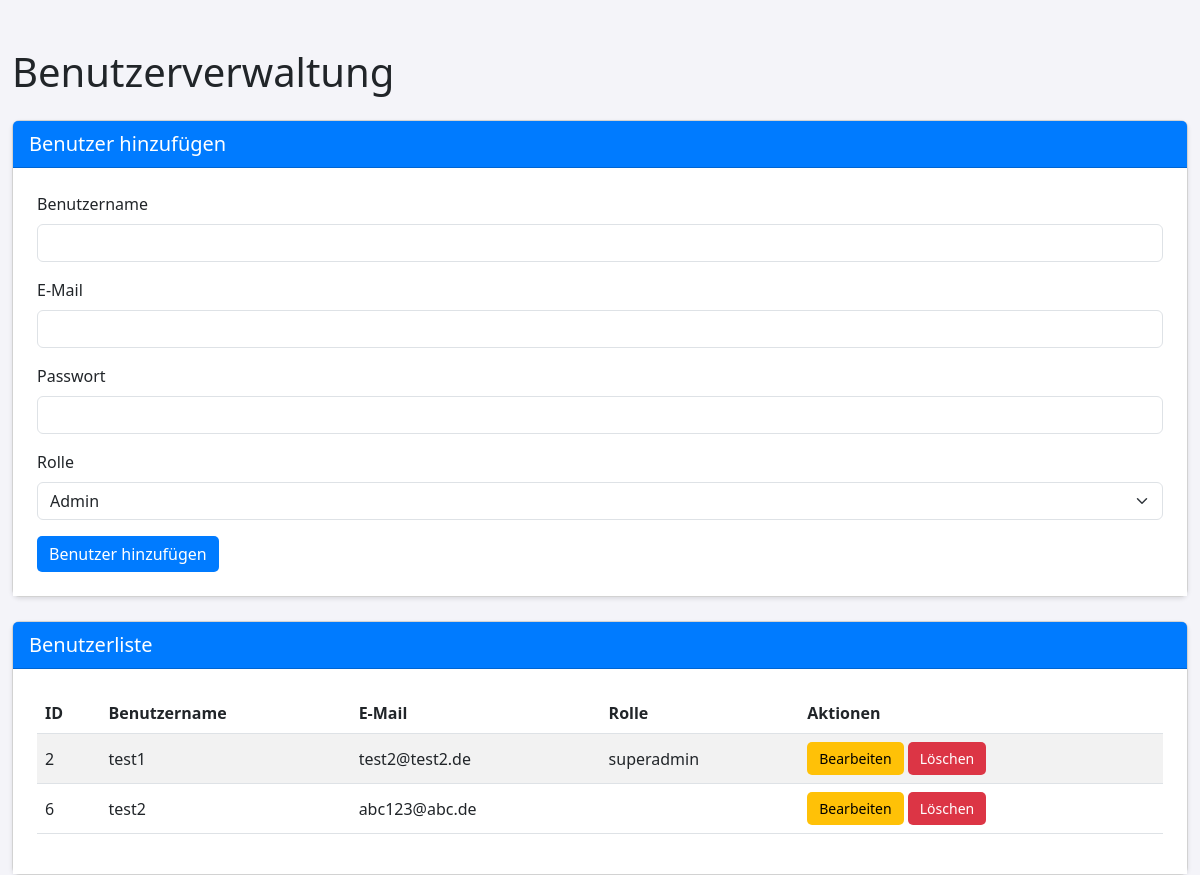
Screenshot of /user_management.php (signed in) with the database file from the repository.
### tables this page shows
CREATE TABLE IF NOT EXISTS `users` (
  `id` int(11) NOT NULL AUTO_INCREMENT,
  `username` varchar(100) NOT NULL,
  `password` varchar(255) NOT NULL,
  `email` varchar(100) NOT NULL,
  `full_name` varchar(100) DEFAULT NULL,
  `role` enum('superadmin','admin','moderator') DEFAULT 'admin',
  `erstellt_am` timestamp NOT NULL DEFAULT current_timestamp(),
  `erstellt von` varchar(255) DEFAULT NULL,
  `letzte_Aenderung_am` timestamp NOT NULL DEFAULT current_timestamp() ON UPDATE current_timestamp(),
  `letzte_Aenderung_von` varchar(255) DEFAULT NULL,
  `avatar` varchar(255) DEFAULT '../uploads/avatars/default.png',
  PRIMARY KEY (`id`)
);

### user_management_backend.php (called while the page is built, shortened)
<?php
require_once "db_connect.php";
$sql = "SELECT id, username, email, role FROM users";
$result = $mysqli->query($sql);
$users = [];
if ($result) {
    while ($row = $result->fetch_assoc()) {
        $users[] = $row;
    }
} else {
    $message = "Fehler beim Abrufen der Benutzerdaten: " . $mysqli->error;
}
return $users;
?>

### user_management.php (the view, shortened to what this page needs)
<?php
require_once "db_connect.php";
require_once "user_management_backend.php";
?>
<!DOCTYPE html>
<html lang="de">
<head>
    <link href="https://cdn.jsdelivr.net/npm/bootstrap@5.3.0-alpha1/dist/css/bootstrap.min.css" rel="stylesheet">
    <link href="css/user_management_style.css" rel="stylesheet">
</head>
<body>
    <div class="container mt-5">
        <h1 class="mb-4">Benutzerverwaltung</h1>
        <div class="card mb-4">
            <div class="card-header">Benutzer hinzufügen</div>
            <div class="card-body">
                <form action="user_management_backend.php" method="POST">
                    <div class="mb-3">
                        <label for="username" class="form-label">Benutzername</label>
                        <input type="text" id="username" name="username" class="form-control" required>
                    </div>
                    <div class="mb-3">
                        <label for="email" class="form-label">E-Mail</label>
                        <input type="email" id="email" name="email" class="form-control" required>
                    </div>
                    <div class="mb-3">
                        <label for="password" class="form-label">Passwort</label>
                        <input type="password" id="password" name="password" class="form-control" required>
                    </div>
                    <div class="mb-3">
                        <label for="role" class="form-label">Rolle</label>
                        <select id="role" name="role" class="form-select" required>
                            <option value="admin">Admin</option>
                        </select>
                    </div>
                    <button type="submit" name="add_user" class="btn btn-primary">Benutzer hinzufügen</button>
                </form>
            </div>
        </div>
        <div class="card">
            <div class="card-header">Benutzerliste</div>
            <div class="card-body">
                <table class="table table-striped">
                    <thead>
                        <tr>
                            <th>ID</th>
                            <th>Benutzername</th>
                            <th>E-Mail</th>
                            <th>Rolle</th>
                            <th>Aktionen</th>
                        </tr>
                    </thead>
                    <tbody>
                        <?php
                        if (!empty($users)) {
                            foreach ($users as $row) {
                                echo "<tr>
                                    <td>" . htmlspecialchars($row['id']) . "</td>
                                    <td>" . htmlspecialchars($row['username']) . "</td>
                                    <td>" . htmlspecialchars($row['email']) . "</td>
                                    <td>" . htmlspecialchars($row['role']) . "</td>
                                    <td>
                                        <a href='edit_user.php?id=" . htmlspecialchars($row['id']) . "' class='btn btn-warning btn-sm'>Bearbeiten</a>
                                        <form action='user_management_backend.php' method='POST' style='display:inline;' onsubmit='return confirm(\"Möchten Sie diesen Benutzer wirklich löschen?\");'>
                                            <input type='hidden' name='user_id' value='" . htmlspecialchars($row['id']) . "'>
                                            <button type='submit' name='delete_user' class='btn btn-danger btn-sm'>Löschen</button>
                                        </form>
                                    </td>
                                </tr>";
                            }
                        } else {
                            echo "<tr><td colspan='5' class='text-center'>Keine Benutzer gefunden</td></tr>";
                        }
                        ?>
                    </tbody>
                </table>
            </div>
        </div>
    </div>
</body>
</html>

### css/user_management_style.css (style rules this page uses)
body { background-color: #f4f4f9; }
.container { max-width: 1200px; margin: 0 auto; }
.card { border-radius: 8px; box-shadow: 0 2px 4px rgba(0, 0, 0, 0.1); }
.card-header { background-color: #007bff; color: white; font-size: 1.25rem; }
.card-body { background-color: white; padding: 1.5rem; }
.table th, .table td { vertical-align: middle; }
.table-striped tbody tr:nth-child(odd) { background-color: #f8f9fa; }
.btn-primary, .btn-warning, .btn-danger { padding: 0.375rem 0.75rem; border-radius: 5px; text-decoration: none; }
.btn-primary { background-color: #007bff; border: none; }
.btn-warning { background-color: #ffc107; border: none; }
.btn-danger { background-color: #dc3545; border: none; }

### rows the page displays
users: id "2", username "test1", email "test2@test2.de", role "superadmin"
users: id "6", username "test2", email "abc123@abc.de"
